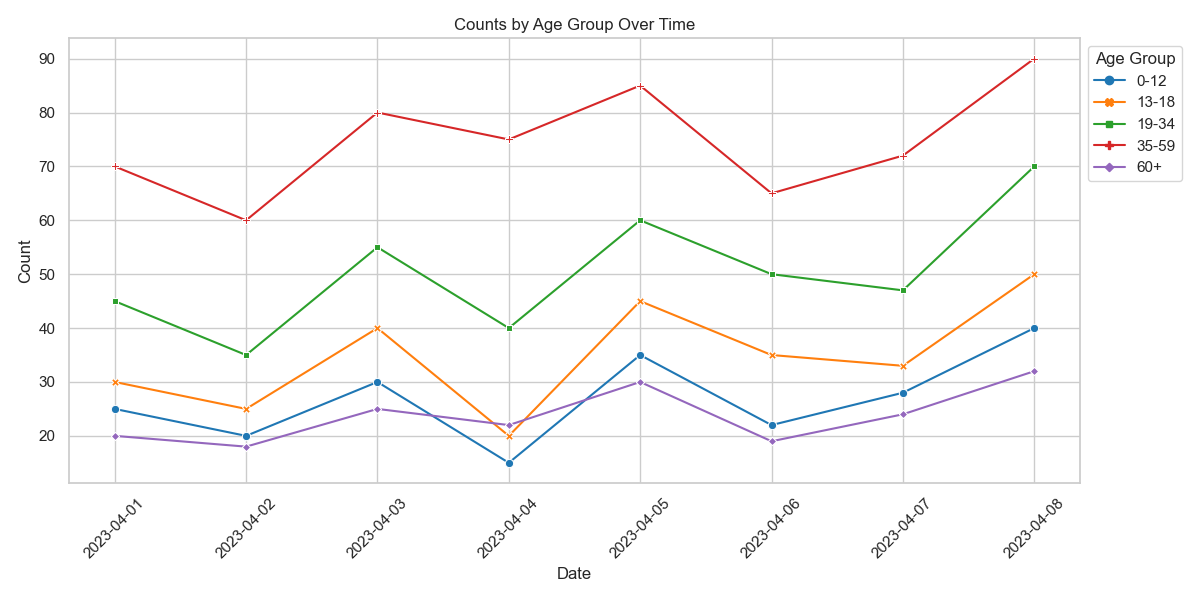

Here is the Python script that generated this plot:

import pandas as pd
import seaborn as sns
import matplotlib.pyplot as plt

# Data provided
data = [
    {'Date': '2023-04-01', '0-12': 25, '13-18': 30, '19-34': 45, '35-59': 70, '60+': 20},
    {'Date': '2023-04-02', '0-12': 20, '13-18': 25, '19-34': 35, '35-59': 60, '60+': 18},
    {'Date': '2023-04-03', '0-12': 30, '13-18': 40, '19-34': 55, '35-59': 80, '60+': 25},
    {'Date': '2023-04-04', '0-12': 15, '13-18': 20, '19-34': 40, '35-59': 75, '60+': 22},
    {'Date': '2023-04-05', '0-12': 35, '13-18': 45, '19-34': 60, '35-59': 85, '60+': 30},
    {'Date': '2023-04-06', '0-12': 22, '13-18': 35, '19-34': 50, '35-59': 65, '60+': 19},
    {'Date': '2023-04-07', '0-12': 28, '13-18': 33, '19-34': 47, '35-59': 72, '60+': 24},
    {'Date': '2023-04-08', '0-12': 40, '13-18': 50, '19-34': 70, '35-59': 90, '60+': 32}
]

# Convert the data into a pandas DataFrame and melt it into long-form
df = pd.DataFrame(data)
df_melted = df.melt(id_vars='Date', var_name='Age_Group', value_name='Count')

# Convert the 'Date' column to datetime format for better plotting
df_melted['Date'] = pd.to_datetime(df_melted['Date'])

# Set the style and color palette for the plot
sns.set_style('whitegrid')
sns.set_palette('tab10')

# Initialize the figure
plt.figure(figsize=(12, 6))

# Create the line chart using Seaborn's lineplot function
lineplot = sns.lineplot(
    data=df_melted,
    x='Date',
    y='Count',
    hue='Age_Group',
    style='Age_Group',
    markers=True,
    dashes=False
)

# Customize the plot with labels, title, and a legend
plt.title('Counts by Age Group Over Time')
plt.xlabel('Date')
plt.ylabel('Count')
plt.xticks(rotation=45)  # Rotate x-axis labels for better readability
plt.legend(title='Age Group', loc='upper left', bbox_to_anchor=(1, 1))  # Place legend outside the plot

# Show the plot
plt.tight_layout()
plt.show()
